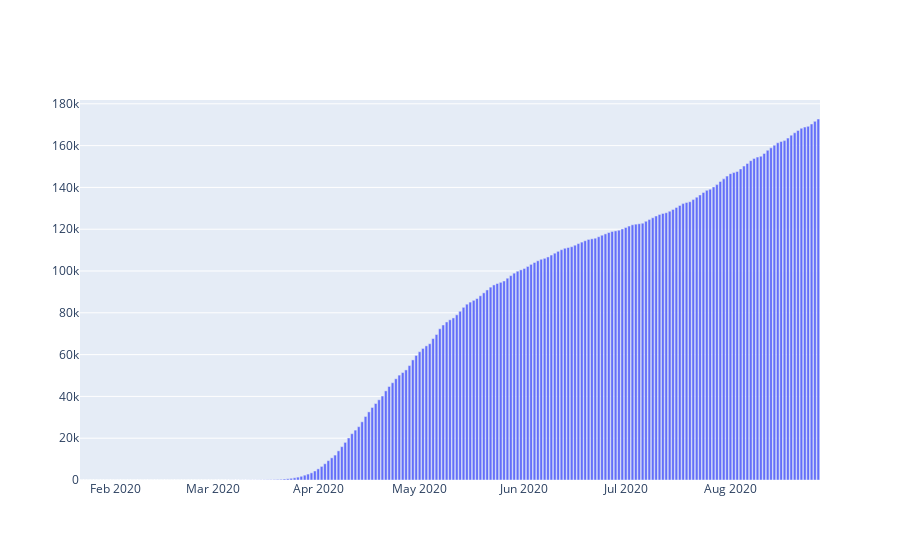

The notebook cell this image was saved under:
### Code cell
go.Figure(go.Bar(x = COVID_STATES_DF.groupby(by='date')['death'].sum().index,
    y = COVID_STATES_DF.groupby(by='date')['death'].sum()))

### Figure 1 — Plotly figure (JSON) as saved in the notebook; plotly's stock layout.template omitted (floating-point values rounded to 4 significant figures; data arrays with more than 128 entries replaced by an {"elided": "..."} marker saying what was removed)
{"data": [{"type": "bar", "x": {"elided": "219 str values"}, "y": {"elided": "219 int values"}}], "layout": {"autosize": true, "xaxis": {"autorange": true, "range": ["2020-01-21 12:00", "2020-08-27 12:00"], "type": "date"}, "yaxis": {"autorange": true, "range": [0, 181800.0], "type": "linear"}}}
